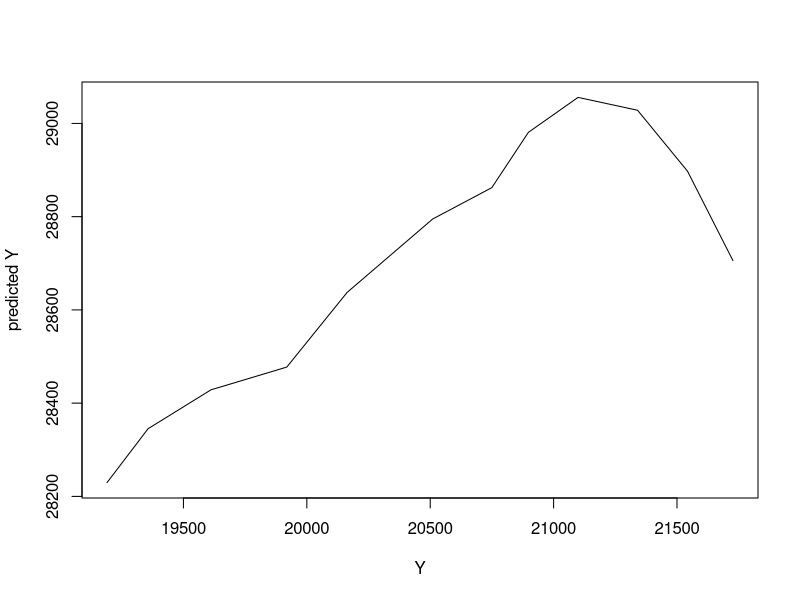
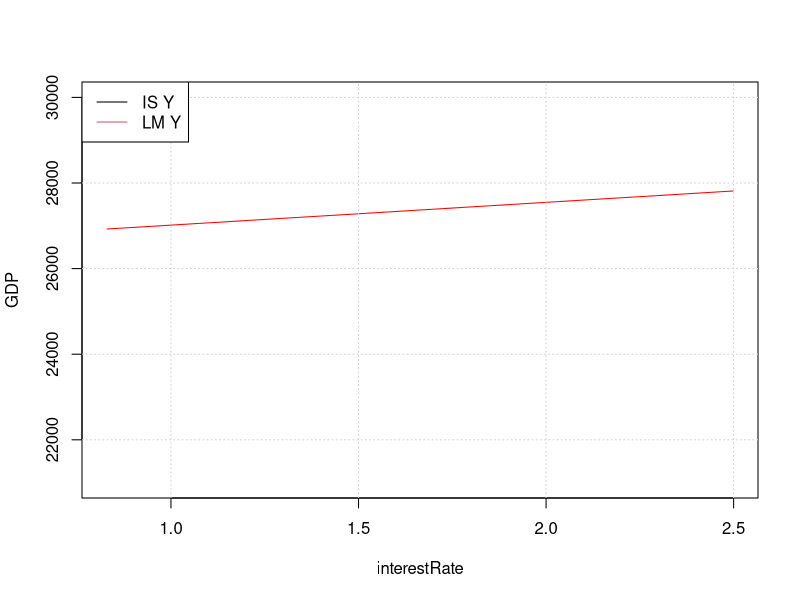

Here is the R script that generated these plots, in order:
## ---- chunk 1
knitr::opts_chunk$set(echo = TRUE)
## ---- chunk 2

ISLMdata = data.frame(
  
  # consumpton  
  Consum = c(13104.43333, 13212.5, 13345.06667,
             13586.26667, 13728.33333, 13939.83333,
             14114.53333, 14211.9, 14266.26667,
             14511.16667, 14678.2, 14789.26667),
  
  # GDP, aggregate demand                
  Y = c(19190.431, 19356.649, 19611.704, 19918.91,
        20163.159, 20510.177, 20749.752, 20897.804,
        21098.827, 21340.267, 21542.54,  21726.779),
  
  # Government spending                
  G_spend = c(6526.927, 6525.904, 6623.281, 6713.611,
              6806.73, 6901.58, 6971.018, 7042.209,
              7149.65, 7292.506, 7359.535, 7424.398),
  
  # Gross domestic savings                
  personalSavings = c(3600.665, 3613.782, 3658.564, 3632.806,
                      3826.156, 3753.84, 3814.944, 3785.88,
                      3909.787, 3866.799, 3826.739, 3840.0),
  
  # M1 money supply, cash and checking deposits              
  M1 = c(3405.461538, 3498.1, 3570.161538, 3613.338462,
         3639.484615, 3658.723077, 3688.038462,
         3719.442857, 3743.891667, 3796.215385,
         3867.964286, 3950.738462),
  
  # M2 money supply  M1 + easily convertible               
  M2 = c(13332.09231, 13515.83846, 13659.85385,
         13794.4, 13892.84615, 14045.68462,
         14186.1, 14275.91429, 14464.79167,
         14645.46154, 14932.30714, 15243.2),
  
  # Government revenue                
  Taxes = c(1987.626, 2003.74, 2042.913, 2042.372,
            1921.492, 1943.529, 1971.38, 1987.923,
            2018.649, 2027.559, 2028.389, 2030.0 ),
  
  
  # velocity of money; how many times $ changes hands                
  Vel_M1 = c(5.623, 5.529, 5.493, 5.513, 5.534,
             5.605, 5.625, 5.616, 5.636, 5.613,
             5.564, 5.5),
  
  # net exports $ value of exports - imports                
  Nx = c(-570.922, -583.726, -550.586, -596.11,
         -628.967, -568.391, -671.353, -684.148,
         -633.848, -662.66,  -653.032, -577.381),
  
  # consumer price index                
  CPI = c(243.822, 244.0543333, 245.359, 247.25,
          249.2346667, 250.591, 251.8826667,
          252.6973333, 253.2753333, 255.1706667,
          256.3246667, 257.8323333),
  
  # interest rate, %                
  fedRate = c(0.7,0.95, 1.153, 1.203, 1.446, 1.737,
              1.923, 2.22, 2.403, 2.397, 2.19, 1.643),
  # libor %
  libor=c(0.829557031, 1.06296541, 1.231578281,
          1.330114127, 1.653367302, 1.971670645,
          2.107461406, 2.34698, 2.49826381,
          2.442525738, 2.178625385, 1.791037656 ),
  
  # investment                
  Invest = c(3140.293, 3167.926, 3225.247, 3262.117,
             3311.826, 3296.571, 3404.226, 3429.477,
             3481.088, 3424.653, 3416.18,  3363.567 )
)


## ---- chunk 3

pIndex = ISLMdata$CPI/ISLMdata$CPI[1] # normalize CPI
MoverP = ISLMdata$M1/pIndex
ISLMdata$'MoverP'= MoverP
attach(ISLMdata)

MPC = Consum/Y  # marginal propensity to consume, quarterly
interestRate = libor
 # constant $ money supply Gross $$ divided by P

attach(ISLMdata)

## ---- chunk 4
disposableY = Y-Taxes
consumpFcn=glm(Consum ~ disposableY) # Y-Taxes is disposable income
summary(consumpFcn)
#get the coefficients for later use
C0 = as.numeric(consumpFcn$coefficients[1])
b = as.numeric(consumpFcn$coefficients[2])

consumption=function(Y, Taxes, C0, b){
  disposableY = Y-Taxes
  return(C0+b*disposableY)
}
## ---- chunk 5

investFcn = glm(Invest ~ Y + interestRate)
summary(investFcn)
I0 = as.numeric(investFcn$coefficients[1])
dY = as.numeric(investFcn$coefficients[2])
dInt = as.numeric(investFcn$coefficients[3])

investment = function(Y, interestRate){
  return(I0 + dY*Y +dInt*interestRate)
}
## ---- chunk 6
moneyFcn = glm(MoverP ~ Y + interestRate)
summary(moneyFcn)
M0 = moneyFcn$coefficients[1]
m1 = moneyFcn$coefficients[2]
m2 = moneyFcn$coefficients[3]
## ---- chunk 7
FE_Y = 21700
tax = 3990

#exogenous
netX = -350
## ---- chunk 8

IS_Y = function(C0, b, I0, dY, dInt, intRate, tax, G, Nx){
  # C0, b:  coefficients from consumption function
  # I0, dY, dInt: coefficients from investment function
  # intRate:  interest rate
  # Tax, G, Nx: government spending, net exports, exogenous
  Y = (C0-b*tax  + I0 + dInt*intRate + G - Nx)/(1-dY-b)
  return(Y)
}

## ---- chunk 9

IS_i = function(Y, C, I0, dY, dInt, G, Nx){
  intR = (Y -C -I0 -dY*Y-G +Nx)/dInt
  return(intR)
}
## ---- chunk 10

LM_i = function(MoverP,Y, M0, m1, m2){
  intR = (MoverP - M0 - m1*Y)/m2
  return(intR)
}
## ---- chunk 11
LM_Y = function(MoverP,intR, M0, m1, m2){
  Y = (MoverP-m2*intR)/m1
  return(Y)
}
## ---- chunk 12

#Macro economic targets
Y_FE = 21700
netX =-400
intR = 1.0

#Fiscal policy--  change these
Tax = 2000
g_Spend = 3400

#Monetary policy
mOp = 3950 # money supply

C = consumption(Y_FE, Tax, C0, b)
print(paste('consumption: ',C))

I = investment(Y_FE, intR)
print(paste('investment: ',I))

equilibIntRate = IS_i(Y_FE, C, I0, dY, dInt , g_Spend, netX)
print(paste('equilib interest: ',round(equilibIntRate,2)))


## ---- chunk 13
# Monetary policy set money supply
mOp = 3800

LM_i(mOp,Y_FE, M0, m1, m2)
## ---- chunk 14

plot(Y, IS_Y(C0, b, I0, dY, dInt, interestRate, 2000, 5300, -450) , 
     ylab = 'predicted Y', type='l')
abline(0,1, col='red')

# find equilibrium value
yLow=Y[1]
yHigh=Y[12]
yTry = (yLow+yHigh)/2

## ---- chunk 15
plot(interestRate, IS_Y(C0, b, I0, dY, dInt, interestRate, Taxes, G_spend, Nx), type='l', ylab = 'GDP', xlab = 'interestRate', ylim=c(21000,30000))
MoverP = 3350
lines(interestRate, LM_Y(MoverP,interestRate,M0,m1,m2), col='red')
grid()
legend('topleft', c('IS Y', 'LM Y'),lty=1, col=c(1,2))
